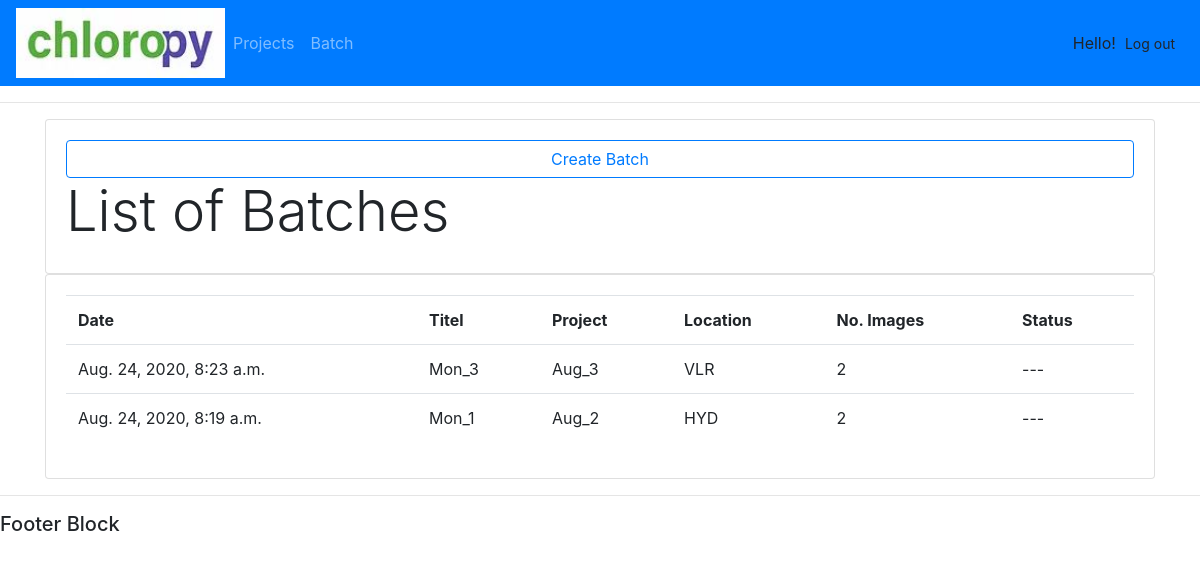
The page /batch/ (signed in) on the database its author committed.
### batch/models.py (models this page shows, shortened)
class Batch(models.Model):
    STATUS_ITEM = (
        ('0', 'Uploaded'),
        ('1', 'Processing'),
        ('2', 'Completed')
    )
    name = models.CharField(max_length = 255,unique = True)
    project = models.ForeignKey(Project, null=True, on_delete=models.SET_NULL)
    location = models.CharField(max_length = 255)
    short_description = models.CharField(max_length=255, blank=True, null=True)
    description = models.TextField(default='', blank=True, null=True)
    total_images = models.IntegerField(default=0)
    failed_images = models.IntegerField(default=0)
    batch_status = models.CharField(default='0', choices = STATUS_ITEM, max_length=1)
    created_by = models.ForeignKey(User, on_delete=models.CASCADE)
    created_at = models.DateTimeField(default=timezone.now)

class Project(models.Model):
    name = models.CharField(max_length=255, unique=True)
    locations = models.TextField(default='')
    sample_type = models.CharField(max_length=255)
    short_description = models.CharField(max_length=255, blank=True, null=True)
    description = models.TextField(default='', blank=True, null=True)
    pcreated_by = models.ForeignKey(User, on_delete=models.CASCADE)
    created_at = models.DateTimeField(default=timezone.now)
    def __str__(self):
        return self.name

### batch/views.py (the view)
# urls.py: path('batch/', views.batchView, name='batch'),
@login_required(login_url='index')
def batchView(request):
    batchs = Batch.objects.filter(created_by=request.user).order_by('-created_at')
    return render(request, 'batch/batch.html', {'batchs': batchs})

### batch/templates/batch/batch.html
{% extends 'batch/def_temp.html' %}
{% block content %}
<div class="row justify-content-center">
			<div class="col-md-12">
				<div class="card card-body">
                    <a href="{% url 'cbatch' %}" class="float-right btn btn-outline-primary">Create Batch</a>
					<h5 class="display-4">List of Batches</h5>
				</div>
				<div class="card card-body">
					<table class="table">
						<tr>
							<th>Date</th>
							<th>Titel</th>
							<th>Project</th>
							<th>Location</th>
							<th>No. Images</th>
							<th>Status</th>
						</tr>
						{% for bh in batchs %}
							<tr>
								<td>{{bh.created_at}}</td>
								<td>{{bh.name}}</td>
								<td>{{bh.project}}</td>
								<td>{{bh.location}}</td>
								<td>{{bh.total_images}}</td>
								{% if bh.batch_status == '2' %}
									<td><a href="{% url 'viewBach' bh.name %}" type="button" class="btn btn-primary">Detailed View</a></td>
								{% else %}
									<td>---</td>
								{% endif %}
							</tr>
						{% endfor %}
					</table>
				</div>
			</div>
		</div>
{% endblock %}

### rows shown on the page
Batch: created_at "Aug. 24, 2020, 8:23 a.m.", name "Mon_3", project "Aug_3", location "VLR", total_images "2"
Batch: created_at "Aug. 24, 2020, 8:19 a.m.", name "Mon_1", project "Aug_2", location "HYD", total_images "2"
